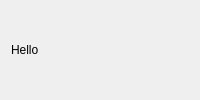
<?xml version="1.0" encoding="UTF-8"?>
<ui version="4.0">
 <class>Dialog</class>
 <widget class="QDialog" name="Dialog">
  <layout class="QVBoxLayout" name="layout">
   <item>
    <widget class="QLabel" name="label">
     <property name="text">
      <string>Hello</string>
     </property>
    </widget>
   </item>
  </layout>
 </widget>
 <resources/>
 <connections/>
</ui>
